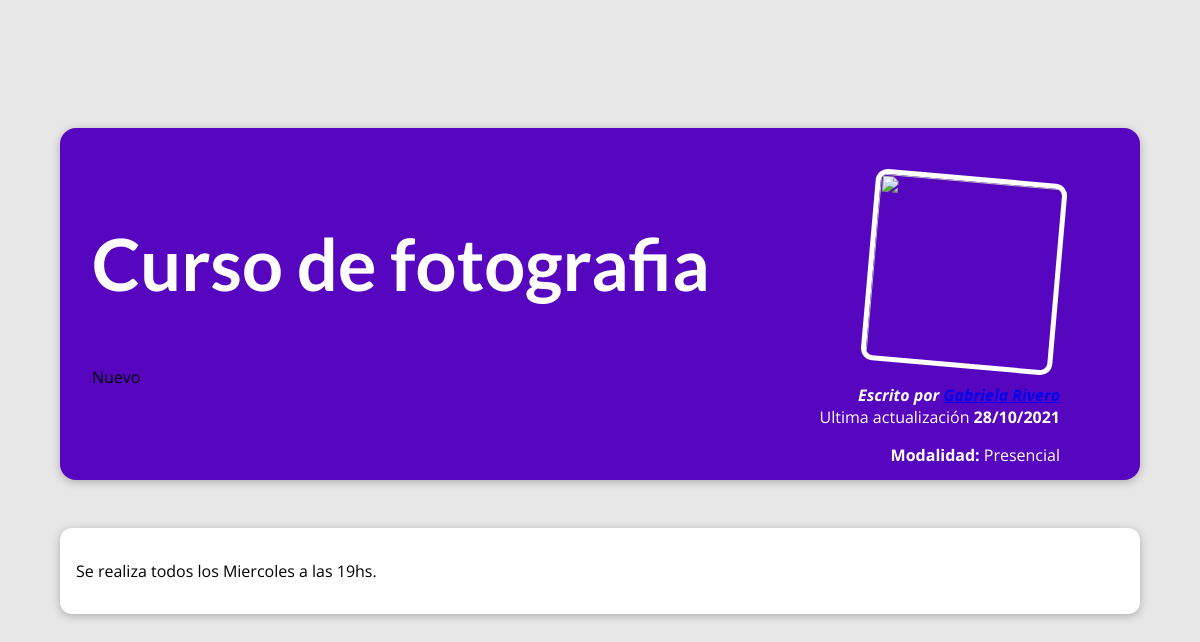
The app's page /posts/curso-de-fotografia with its own data.
### blog/models.py (models this page shows, shortened)
class Post (models.Model):
    titulo = models.CharField(max_length=100)
    fecha = models.DateField(auto_now=True)
    contenido = models.TextField()
    resumen = models.CharField(max_length=200)
    image = models.ImageField(upload_to="posts", null=True)
    slug = models.SlugField()
    autor = models.ForeignKey(Autor, on_delete=models.SET_NULL, null=True)
    modalidad = models.ForeignKey(Modalidad, on_delete=models.PROTECT)
    categorias = models.ManyToManyField(Categoria)

class Autor (models.Model):
    nombre = models.CharField(max_length=100)
    apellido = models.CharField(max_length=100)
    email = models.EmailField()
    def get_nombre(self):
        return f"{self.nombre} {self.apellido}"
    def __str__(self):
        return self.get_nombre()

class Modalidad (models.Model):
    nombre = models.CharField(max_length=30)
    def __str__(self):
        return f"{self.nombre}"

class Categoria (models.Model):
    nombre = models.CharField(max_length=30)

### blog/views.py (the view)
# urls.py: path('posts/<slug:slug>', views.post_detail, name="post-detail-page")
def post_detail(request, slug):
    print ('slug', slug)
    post_encontrado = get_object_or_404(Post, slug=slug)
    return render(request, "blog/post-detail.html", {'curso': post_encontrado,
    'categorias': post_encontrado.categorias.all()
    })

### blog/templates/blog/post-detail.html (shortened to what this page needs)
{% extends 'base.html' %}
{% load static %}
{% block archivos_css %}
    <link rel="stylesheet" href="{% static 'blog/post-detail.css' %}">
{% endblock %}
{% block contenido %}
<section id="summary">
        <h2>{{ curso.titulo }}</h2>
        <article>
            <img src="{{ posteo.image.url }}" alt="">
            <address>Escrito por <a href="mailto:{{curso.autor.email}}">{{curso.autor}}</a> </address>
            <div>
                Ultima actualización <time>{{curso.fecha|date:"d/m/Y"}}</time>
                 <p> <strong>Modalidad:</strong>  {{curso.modalidad}}</p>
            </div>
        </article>
        {% for categ in categorias %}
            <span>{{categ.nombre}}
            </span>
        {% endfor %}
    </section>
    <main>
        <p>
            {{curso.contenido|linebreaks}}
        </p>
    </main>
{% endblock %}

### blog/static/blog/post-detail.css (style rules this page uses)
body { background-color: #e7e7e7; }
#summary { margin: 8rem auto 3rem auto; padding: 2rem; width: 90%; max-width: 90rem; border-radius: 16px; background-color: #5706c0; position: relative; box-shadow: 0 2px 8px rgba(0, 0, 0, 0.25); height: 22rem; }
#summary h2 { color: white; font-size: 4.5rem; }
#summary article { position: absolute; top: 2rem; right: 3rem; padding: 1rem 2rem; border-radius: 12px; text-align: right; color: white; }
#summary article img { width: 12rem; height: 12rem; border-radius: 12px; transform: rotateZ(5deg); border: 5px solid white; margin-bottom: 1rem; }
#summary address { font-weight: bold; }
#summary time { font-weight: bold; }
main { width: 90%; max-width: 90rem; margin: 3rem auto; background-color: white; padding: 1rem; border-radius: 12px; box-shadow: 0 2px 8px rgba(0, 0, 0, 0.25); }

### static/app.css (style rules this page uses)
* { box-sizing: border-box; }
html { font-family: 'Open Sans', 'Lato', sans-serif; }
body { margin: 0; }
h1, h2, h3 { font-family: 'Lato', sans-serif; font-weight: bold; }

### records on screen
Post: titulo "Curso de fotografia", autor "Gabriela Rivero", fecha "28/10/2021", modalidad "Presencial", contenido "Se realiza todos los Miercoles a las 19hs."
Categoria: nombre "Nuevo"
